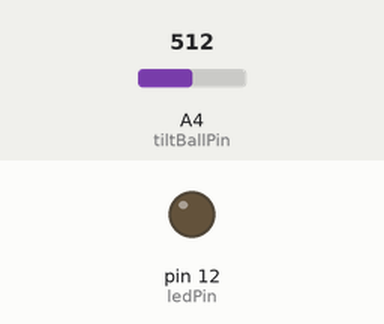
Recording of a sketch running on a simulated Arduino Uno, built with avr-gcc and run on an emulated ATmega328P. Parts: output pins drawn as LEDs (lit = HIGH). Inputs (shaded band) come from the test bench; at power-on: A4 (tiltBallPin) = 512.

Above: at 1.2 s.
1.3 s: A4 (tiltBallPin) set to 1011
2.8 s: A4 (tiltBallPin) set to 1023
At 3.4 s:
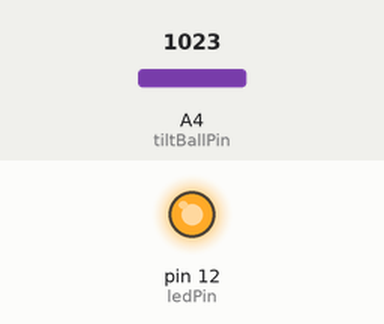
4.3 s: A4 (tiltBallPin) set to 17
5.8 s: A4 (tiltBallPin) set to 14
At 6.9 s:
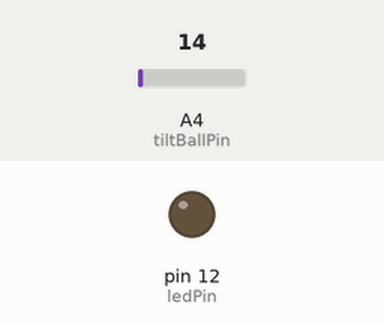
Timing chart, 0 to 8.3 s (numbered marks = the images above; inputs shaded):
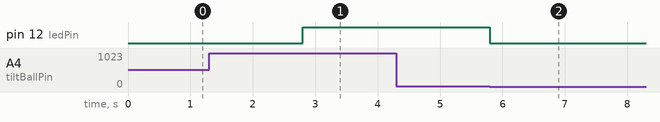

The sketch:

TiltSwitchLED.ino
```cpp
int tiltBallPin = A4;
int ledPin = 12;

int oldVal = 1;
int newVal = 1;


void setup() {
  Serial.begin(9600);
  pinMode(tiltBallPin, INPUT_PULLUP);
  pinMode(ledPin, OUTPUT);
}

void loop() {

  int analogVal = analogRead(tiltBallPin);

  if(analogVal < 16){
    newVal = 0;
  }
  else if(analogVal > 1022){
    newVal = 1;
  }
  else{
    return; // Is transitioning
  }

  digitalWrite(ledPin, newVal);

  if(newVal != oldVal){
    delay(500);
  }

  oldVal = newVal;
}
```

Measured:
- the behaviour switches between 1022 and 1023 on A4 (tiltBallPin) (found by bisection; images 0 and 1)
- the behaviour switches between 16 and 15 on A4 (tiltBallPin) (found by bisection; images 1 and 2)
- after the input at 1.3 s, every drawn part: stays the same
- after the input at 2.8 s, pin 12 (ledPin): LOW → HIGH at once
- after the input at 4.3 s, every drawn part: stays the same
- after the input at 5.8 s, pin 12 (ledPin): HIGH → LOW at once
